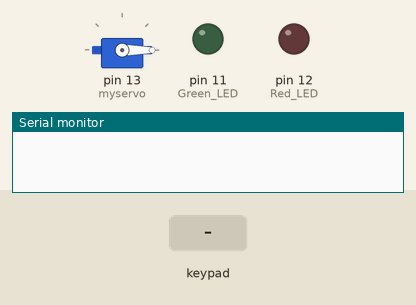
This sketch was run on a simulated Arduino Uno, built with avr-gcc and run on an emulated ATmega328P. Shown: servo, output pins drawn as LEDs (lit = HIGH), the last lines printed to the serial monitor. Inputs (shaded band) come from the test bench.

Above: at 1.4 s.
1.5 s: key '*' pressed
At 2.2 s:
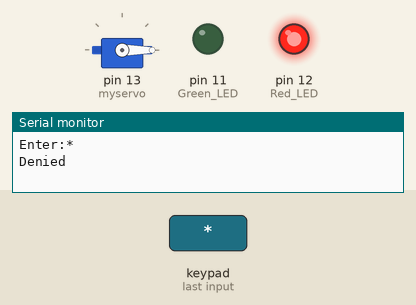
4.5 s: keypad keys 0 0 0 0 * pressed 0.4 s apart
At 7.0 s:
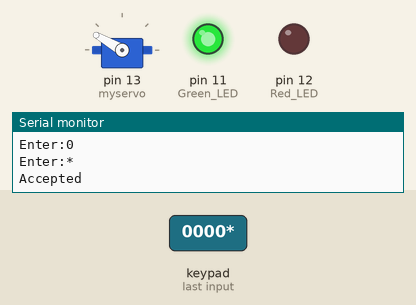
Timing chart, 0 to 16.6 s (numbered marks = the images above; inputs shaded):
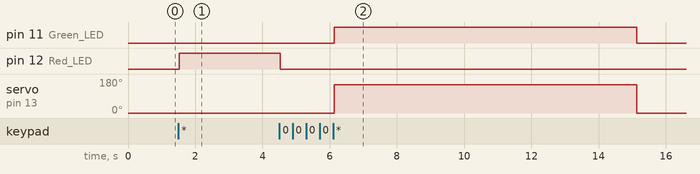

Measured:
- after the input at 1.5 s, pin 12 (Red_LED): LOW → HIGH at once
- after the input at 4.5 s, pin 11 (Green_LED): LOW → HIGH after 1.6 s, → LOW 9.0 s later; servo on pin 13 (myservo): 0° → 150° after 1.6 s, → 0° 9.0 s later

The sketch:

keypadLock.ino
```cpp
#include <Servo.h>
#include <Keypad.h> // Downlload and install this library before using code http://www.arduino.cc/playground/uploads/Code/Keypad.zip


Servo myservo;
String password="0000";  //DEFAULT PASSWORD
String typedPassword="";

const byte ROWS = 4;
const byte COLS = 4;

char keys[ROWS][COLS] = {
{'1','2','3','A'},    // Row1
{'4','5','6','B'},    // Row2
{'7','8','9','C'},    // Row3
{'*','0','#','D'}     // Row4
};

byte rowPins[ROWS] = { 6, 5, 4, 3 };  // Connect Row Pins 1-4 in these Digital Pins
byte colPins[COLS] = { 2, 8, 9,7 };   // Connect Column Pins 1-4 in these Digital Pins

Keypad keypad = Keypad( makeKeymap(keys), rowPins, colPins, ROWS, COLS );

void setup() {

  Serial.begin(9600);
  delay(200);
  pinMode(11, OUTPUT); // Green LED
  pinMode(12, OUTPUT); // Red LED
  myservo.attach(13);  // Servo Motor
  keypad.addEventListener(keypadEvent);

}

void loop() {
  // put your main code here, to run repeatedly:
  keypad.getKey();
  myservo.write(0);
}

void keypadEvent(KeypadEvent eKey){

  switch (keypad.getState()){
  case PRESSED:

  Serial.print("Enter:");
  Serial.println(eKey);
  delay(10);

 // Serial.write(254);

  switch (eKey){
    case '*': checkPassword();
              delay(1);
              typedPassword="";
              break;

    case '#': password=typedPassword;
              delay(1);
              typedPassword="";
              break;

     default: typedPassword += eKey;
              delay(1);
}
}
}

void checkPassword(){

if (password==typedPassword){  //if password is right open

    Serial.println("Accepted");

    delay(10);

    myservo.write(150); //degree of rotation of servo

    digitalWrite(11, HIGH);  // Green LED ON
    delay(9000);             // Duration for which the lock is open
    digitalWrite(11, LOW);   // Green LED OFF
    myservo.write(0);        // Auto LOCK


}else{
    Serial.println("Denied"); //if passwords wrong keep locked

    delay(10);

    //add code to run if it did not work
    myservo.write(0);
    digitalWrite(12, HIGH);  // RED LED ON
    delay(3000);
    digitalWrite(12, LOW);    // Red LED OFF

}


}
```
